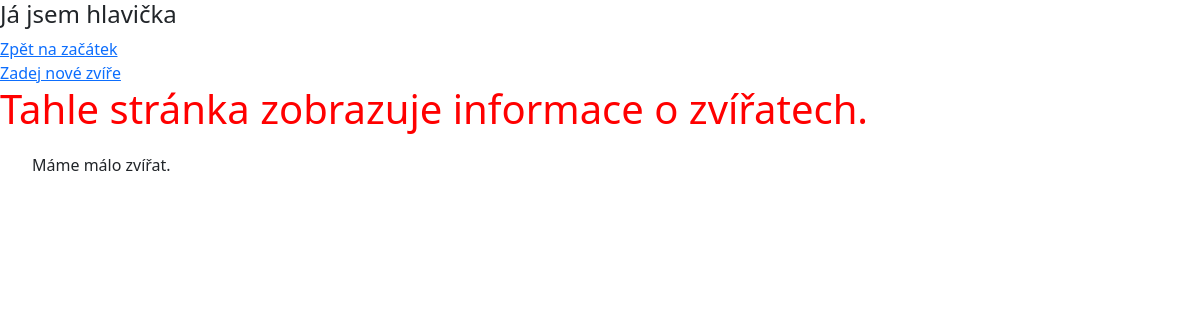
Page /informace/ on the earlier database version.
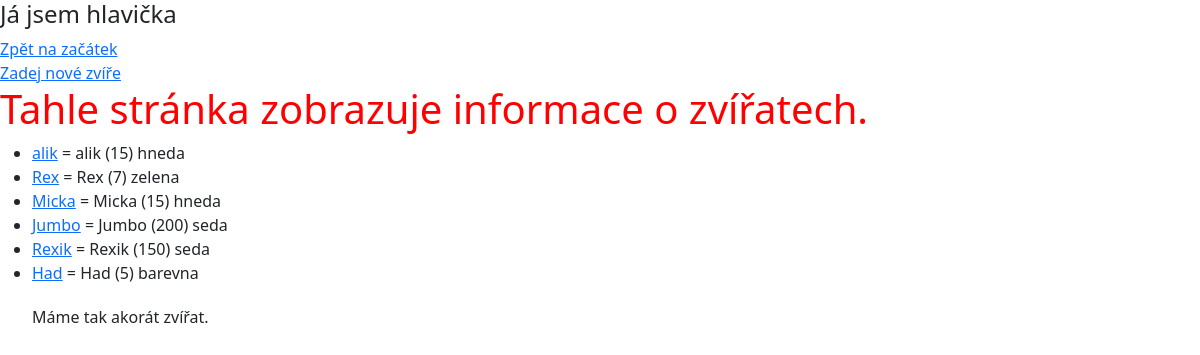
Same page on the later database version.
### informace/models.py (models this page shows)
class Zvire(models.Model):
    jmeno = models.CharField(max_length=30)
    vaha = models.IntegerField()
    barva = models.CharField(max_length=20, default="")
    zije = models.BooleanField(null=True)
    class Meta:
        verbose_name_plural = "Zvirata"
    def __str__(self):
        return f"{self.jmeno} ({self.vaha}) {self.barva}"

### informace/views.py (the view)
# urls.py: path("", views.VypisZvirataView.as_view(), name="index"),
class VypisZvirataView(ListView):
    model = Zvire
    template_name = "informace/index.html"
    context_object_name = "zvirata"

### informace/templates/informace/index.html (shortened to what this page needs)
{% extends "base.html" %}
{% load static %}
{% block styling %}
    <link rel="stylesheet" href="{% static "informace/styly.css" %}">
{% endblock %}
{% block content %}
    {% include "informace/includes/header.html" %}
    <h1>Tahle stránka zobrazuje informace o zvířatech.</h1>
    <ul>
        {% for zvire in zvirata %}
            <li><a href="{% url "zvire_info" zvire.jmeno %}">{{ zvire.jmeno }}</a> = {{ zvire }}</li>
        {% endfor %}
        {% if zvirata|length > 7 %}
            <p>Máme hodně zvířat</p>
        {% elif zvirata|length >= 5 %}
            <p>Máme tak akorát zvířat.</p>
        {% else %}
            <p>Máme málo zvířat.</p>
        {% endif %}
    </ul>
{% endblock %}

### templates/base.html (shortened to what this page needs)
{% load static %}
<!DOCTYPE html>
<html lang="cs">
<head>
    <link href="https://cdn.jsdelivr.net/npm/bootstrap@5.1.2/dist/css/bootstrap.min.css" rel="stylesheet">
    {% block styling %}
    {% endblock %}
</head>
<body>
    {% block content %}{% endblock %}
</body>
</html>

### informace/templates/informace/includes/header.html (shortened to what this page needs)
<h4>Já jsem hlavička</h4>
<a href="{% url 'index' %}">Zpět na začátek</a>
<br>
<a href="{% url "nove_zvire" %}">Zadej nové zvíře</a>

### informace/static/informace/styly.css (style rules this page uses)
h1 { color: red; }
p { margin: 20px 0; }

Differences in the rows shown:
added Zvire: jmeno "alik", jmeno+vaha+barva "alik (15) hneda"
added Zvire: jmeno "Rex", jmeno+vaha+barva "Rex (7) zelena"
added Zvire: jmeno "Micka", jmeno+vaha+barva "Micka (15) hneda"
added Zvire: jmeno "Jumbo", jmeno+vaha+barva "Jumbo (200) seda"
added Zvire: jmeno "Rexik", jmeno+vaha+barva "Rexik (150) seda"
added Zvire: jmeno "Had", jmeno+vaha+barva "Had (5) barevna"
Other differences:
text no longer shown: "Máme málo zvířat."
text now shown: "Máme tak akorát zvířat."
